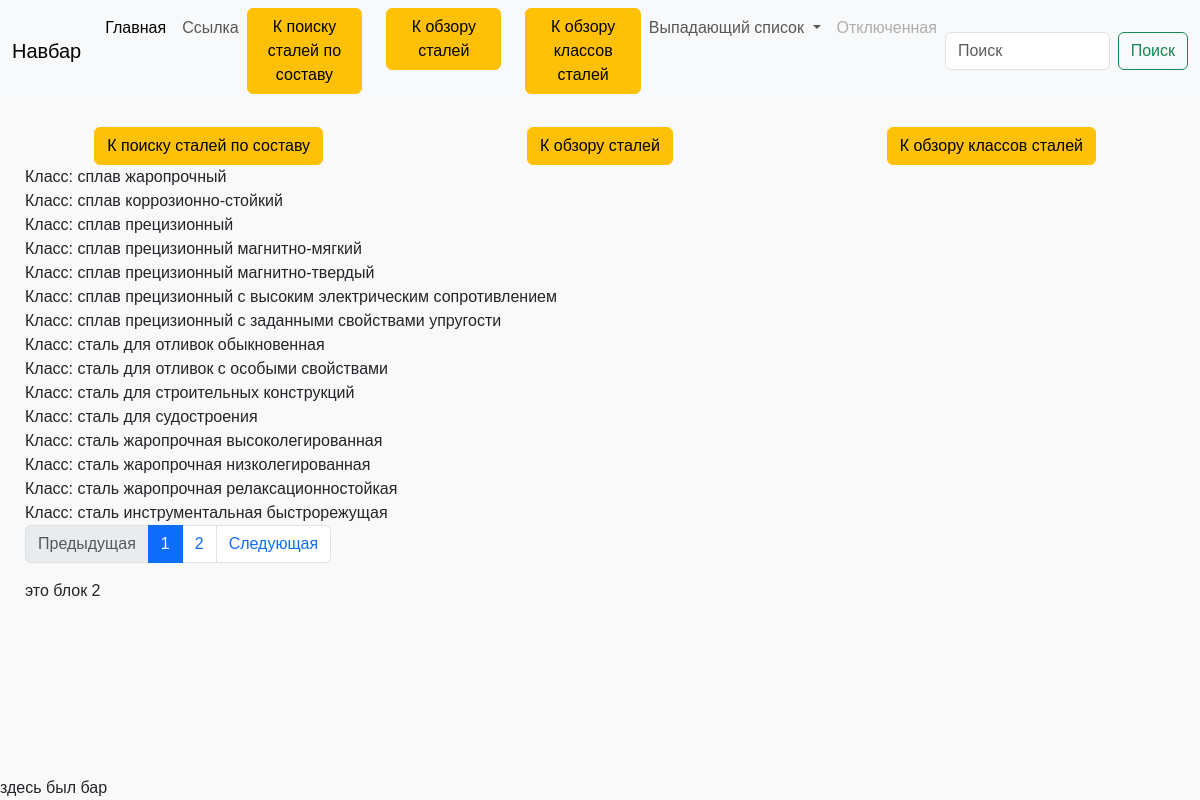
Screenshot of /metal/search_list/ with the database file from the repository.
### metal/models.py (models this page shows, shortened)
class Metal_class(models.Model):
    steel_class = models.CharField(max_length=99, unique=True, blank=True, verbose_name = 'Класс стали')
    slug = models.SlugField(max_length=100, unique=True, blank=True, null=True, db_index=True)
    def __str__(self):
        return self.steel_class

### metal/views.py (the view)
# urls.py: path('search_list/', SearchView.as_view(), name='search_list-url'),
class SearchView(ListView):
    paginate_by = 15
    paginate_orphans = 5
    template_name = 'metal/search_list.html'
    model = Metal_class
    def get(self, request, *args, **kwargs):
        self.query = request.GET.get('search_in_bar', '')  # Получаем значение параметра запроса из формы в бэйс форм
        return super().get(request, *args, **kwargs)
    def get_context_data(self, **kwargs):
        context = super().get_context_data(**kwargs)
        context["query"] = self.query
        return context
    def get_queryset(self):
        queryset = self.model.objects.filter(steel_class__icontains=self.query).order_by("steel_class")
        return queryset

### metal/context_processors.py (called while the page is built)
def get_menu(request):
    context = {}
    if request.path.split('/')[1] == 'metal':
        template_name = request.resolver_match.url_name
        context['menu'] = menu2.get(template_name, 'Страница')
    return context

### metal/templates/metal/search_list.html (shortened to what this page needs)
{% extends 'metal/base_metal.html' %}
{% block block_1 %}
    {% include 'metal/includes/buttons.html' %}
    {% for page in page_obj %}
      {{ page }}<br>
    {% empty %}
      No results found.
    {% endfor %}
    {% include 'metal/includes/paginator.html' %}
{% endblock %}
{% block block_2 %}
  это блок 2
{% endblock %}

### static/css/styles.css (style rules this page uses)
body { font-family: 'Arial', sans-serif; background-color: #f9f9f9; }

### templates/base.html (style rules this page uses)
body { display: flex; flex-direction: column; min-height: 100vh; }

### rows the page displays
Metal_class: steel_class "Класс: сплав жаропрочный"
Metal_class: steel_class "Класс: сплав коррозионно-стойкий"
Metal_class: steel_class "Класс: сплав прецизионный"
Metal_class: steel_class "Класс: сплав прецизионный магнитно-мягкий"
Metal_class: steel_class "Класс: сплав прецизионный магнитно-твердый"
Metal_class: steel_class "Класс: сплав прецизионный с высоким электрическим сопротивлением"
Metal_class: steel_class "Класс: сплав прецизионный с заданными свойствами упругости"
Metal_class: steel_class "Класс: сталь для отливок обыкновенная"
Metal_class: steel_class "Класс: сталь для отливок с особыми свойствами"
Metal_class: steel_class "Класс: сталь для строительных конструкций"
Metal_class: steel_class "Класс: сталь для судостроения"
Metal_class: steel_class "Класс: сталь жаропрочная высоколегированная"
Metal_class: steel_class "Класс: сталь жаропрочная низколегированная"
Metal_class: steel_class "Класс: сталь жаропрочная релаксационностойкая"
Metal_class: steel_class "Класс: сталь инструментальная быстрорежущая"

### other values shown
{{ n }} "1"
{{ n }} "2"
